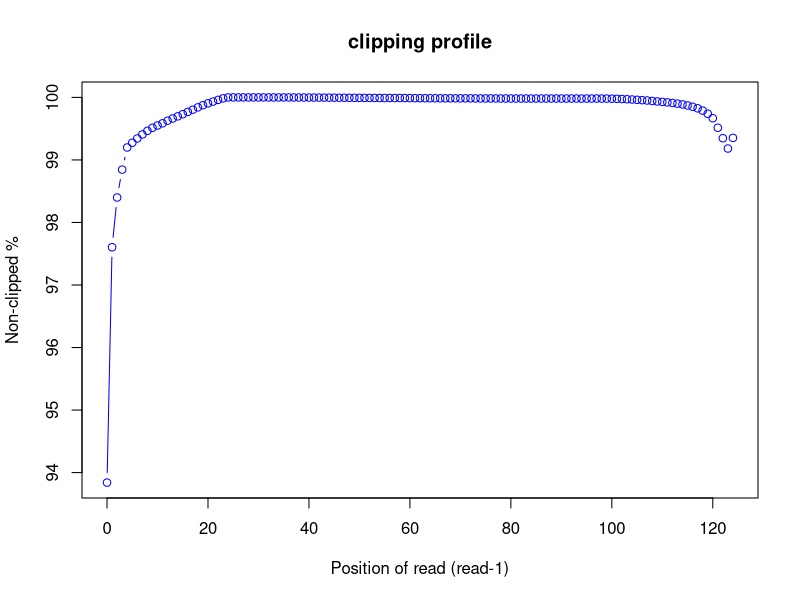
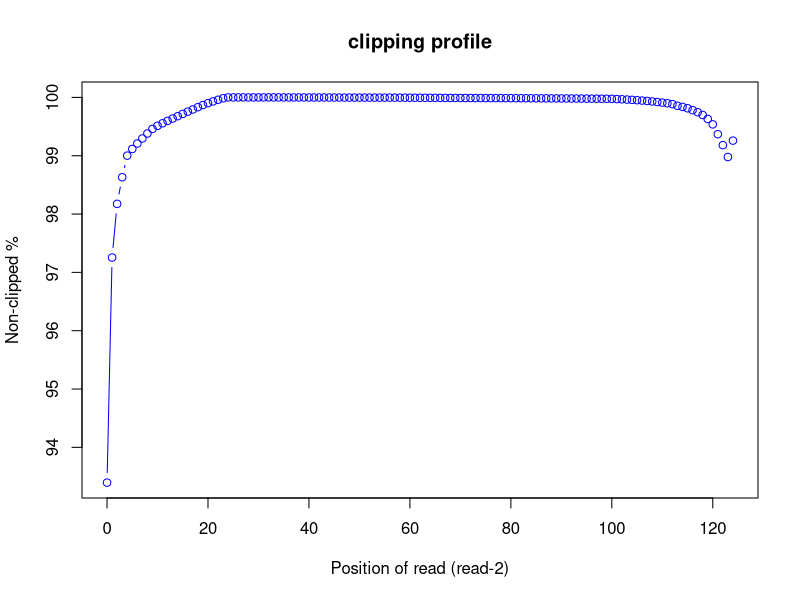

Write the R code that produced these figures, in order.
pdf("SRR11647690.clipping_profile.R1.pdf")
read_pos=c(0,1,2,3,4,5,6,7,8,9,10,11,12,13,14,15,16,17,18,19,20,21,22,23,24,25,26,27,28,29,30,31,32,33,34,35,36,37,38,39,40,41,42,43,44,45,46,47,48,49,50,51,52,53,54,55,56,57,58,59,60,61,62,63,64,65,66,67,68,69,70,71,72,73,74,75,76,77,78,79,80,81,82,83,84,85,86,87,88,89,90,91,92,93,94,95,96,97,98,99,100,101,102,103,104,105,106,107,108,109,110,111,112,113,114,115,116,117,118,119,120,121,122,123,124)
r1_clip_count=c(943752.0,367107.0,245237.0,176977.0,122669.0,111052.0,100517.0,90673.0,81901.0,74398.0,68842.0,63457.0,57049.0,51631.0,46402.0,41127.0,35540.0,30053.0,24357.0,19098.0,14497.0,10212.0,6037.0,2322.0,0,0,2.0,6.0,12.0,21.0,29.0,38.0,45.0,54.0,80.0,85.0,103.0,153.0,203.0,259.0,308.0,352.0,438.0,523.0,592.0,701.0,787.0,863.0,965.0,1045.0,1124.0,1218.0,1297.0,1333.0,1398.0,1439.0,1472.0,1551.0,1562.0,1641.0,1759.0,1887.0,1911.0,2004.0,2077.0,2090.0,2199.0,2227.0,2182.0,2319.0,2328.0,2288.0,2357.0,2491.0,2528.0,2516.0,2509.0,2578.0,2628.0,2634.0,2695.0,2728.0,2777.0,2821.0,2817.0,2776.0,2702.0,2746.0,2740.0,2722.0,2722.0,2772.0,2754.0,2787.0,2817.0,2818.0,2799.0,2765.0,2835.0,2949.0,3128.0,3543.0,3930.0,4522.0,5146.0,5894.0,6711.0,7561.0,8757.0,9916.0,10892.0,12141.0,13597.0,15252.0,17142.0,19675.0,22935.0,26715.0,32350.0,40007.0,51024.0,74360.0,100044.0,125215.0,99209.0)
r1_nonclip_count = 15320385 - r1_clip_count
plot(read_pos, r1_nonclip_count*100/(r1_clip_count + r1_nonclip_count),col="blue",main="clipping profile",xlab="Position of read (read-1)",ylab="Non-clipped %",type="b")
dev.off()
pdf("SRR11647690.clipping_profile.R2.pdf")
read_pos=c(0,1,2,3,4,5,6,7,8,9,10,11,12,13,14,15,16,17,18,19,20,21,22,23,24,25,26,27,28,29,30,31,32,33,34,35,36,37,38,39,40,41,42,43,44,45,46,47,48,49,50,51,52,53,54,55,56,57,58,59,60,61,62,63,64,65,66,67,68,69,70,71,72,73,74,75,76,77,78,79,80,81,82,83,84,85,86,87,88,89,90,91,92,93,94,95,96,97,98,99,100,101,102,103,104,105,106,107,108,109,110,111,112,113,114,115,116,117,118,119,120,121,122,123,124)
r2_clip_count=c(1011790.0,420595.0,279525.0,209696.0,152926.0,135437.0,121147.0,107809.0,94767.0,82722.0,74598.0,67921.0,61618.0,55446.0,49344.0,43337.0,37394.0,31648.0,25690.0,20098.0,15093.0,10492.0,6186.0,2239.0,0,0,0,2.0,5.0,15.0,19.0,24.0,28.0,34.0,46.0,65.0,81.0,104.0,113.0,143.0,181.0,199.0,237.0,275.0,299.0,339.0,360.0,394.0,402.0,434.0,485.0,523.0,552.0,555.0,567.0,589.0,575.0,621.0,679.0,710.0,779.0,844.0,945.0,984.0,1094.0,1199.0,1278.0,1398.0,1438.0,1492.0,1551.0,1565.0,1618.0,1674.0,1710.0,1781.0,1780.0,1871.0,1896.0,1971.0,1996.0,2050.0,2159.0,2255.0,2287.0,2341.0,2441.0,2533.0,2566.0,2650.0,2712.0,2786.0,2861.0,2947.0,3059.0,3175.0,3292.0,3407.0,3506.0,3644.0,3805.0,4392.0,4922.0,5656.0,6397.0,7298.0,8271.0,9305.0,10602.0,12079.0,13663.0,15421.0,17662.0,22043.0,24826.0,28495.0,33370.0,38846.0,46142.0,56489.0,70830.0,96613.0,125325.0,156589.0,113472.0)
r2_nonclip_count = 15320385 - r2_clip_count
plot(read_pos, r2_nonclip_count*100/(r2_clip_count + r2_nonclip_count),col="blue",main="clipping profile",xlab="Position of read (read-2)",ylab="Non-clipped %",type="b")
dev.off()
